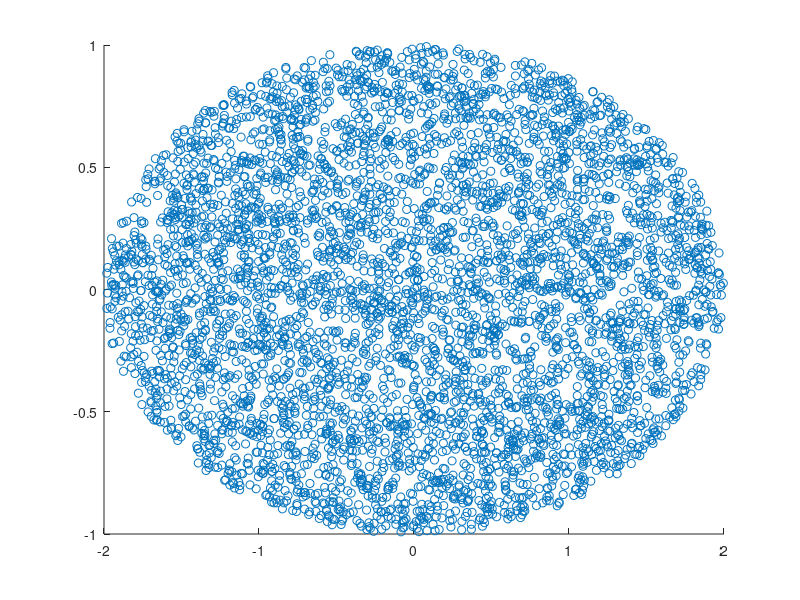

The MATLAB script that drew this image:
rng(0);
clearvars;
x = zeros(5000,1);
y = zeros(5000,1);
% not exactly radius but a distance parameter
radius = 1;
% max value of parameter 
twopi = 2 * pi;
for i=1:5000                         
   theta = twopi * rand();        
   r = radius * sqrt(rand());
% radius proportional to sqrt(U), U~U(0,1)
   x(i) = 2*r*cos(theta);
   y(i) = r*sin(theta);
end
scatter(x,y);